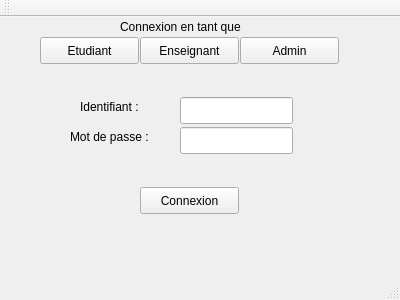
<?xml version="1.0" encoding="UTF-8"?>
<ui version="4.0">
 <class>InterfaceGraphique</class>
 <widget class="QMainWindow" name="InterfaceGraphique">
  <property name="geometry">
   <rect>
    <x>0</x>
    <y>0</y>
    <width>400</width>
    <height>300</height>
   </rect>
  </property>
  <property name="windowTitle">
   <string>InterfaceGraphique</string>
  </property>
  <widget class="QWidget" name="centralWidget">
   <widget class="QPushButton" name="pushButton">
    <property name="geometry">
     <rect>
      <x>40</x>
      <y>20</y>
      <width>99</width>
      <height>27</height>
     </rect>
    </property>
    <property name="text">
     <string>Etudiant</string>
    </property>
   </widget>
   <widget class="QPushButton" name="pushButton_2">
    <property name="geometry">
     <rect>
      <x>140</x>
      <y>20</y>
      <width>99</width>
      <height>27</height>
     </rect>
    </property>
    <property name="text">
     <string>Enseignant</string>
    </property>
   </widget>
   <widget class="QPushButton" name="pushButton_3">
    <property name="geometry">
     <rect>
      <x>240</x>
      <y>20</y>
      <width>99</width>
      <height>27</height>
     </rect>
    </property>
    <property name="text">
     <string>Admin</string>
    </property>
   </widget>
   <widget class="QLineEdit" name="lineEdit">
    <property name="geometry">
     <rect>
      <x>180</x>
      <y>80</y>
      <width>113</width>
      <height>27</height>
     </rect>
    </property>
   </widget>
   <widget class="QLineEdit" name="lineEdit_2">
    <property name="geometry">
     <rect>
      <x>180</x>
      <y>110</y>
      <width>113</width>
      <height>27</height>
     </rect>
    </property>
   </widget>
   <widget class="QPushButton" name="pushButton_4">
    <property name="geometry">
     <rect>
      <x>140</x>
      <y>170</y>
      <width>99</width>
      <height>27</height>
     </rect>
    </property>
    <property name="text">
     <string>Connexion</string>
    </property>
   </widget>
   <widget class="QLabel" name="label">
    <property name="geometry">
     <rect>
      <x>80</x>
      <y>80</y>
      <width>91</width>
      <height>20</height>
     </rect>
    </property>
    <property name="text">
     <string>Identifiant :</string>
    </property>
   </widget>
   <widget class="QLabel" name="label_2">
    <property name="geometry">
     <rect>
      <x>70</x>
      <y>110</y>
      <width>101</width>
      <height>20</height>
     </rect>
    </property>
    <property name="text">
     <string>Mot de passe :</string>
    </property>
   </widget>
   <widget class="QLabel" name="label_3">
    <property name="geometry">
     <rect>
      <x>120</x>
      <y>0</y>
      <width>161</width>
      <height>20</height>
     </rect>
    </property>
    <property name="text">
     <string>Connexion en tant que</string>
    </property>
   </widget>
  </widget>
  <widget class="QMenuBar" name="menuBar">
   <property name="geometry">
    <rect>
     <x>0</x>
     <y>0</y>
     <width>400</width>
     <height>25</height>
    </rect>
   </property>
  </widget>
  <widget class="QToolBar" name="mainToolBar">
   <attribute name="toolBarArea">
    <enum>TopToolBarArea</enum>
   </attribute>
   <attribute name="toolBarBreak">
    <bool>false</bool>
   </attribute>
  </widget>
  <widget class="QStatusBar" name="statusBar"/>
 </widget>
 <layoutdefault spacing="6" margin="11"/>
 <resources/>
 <connections/>
</ui>
